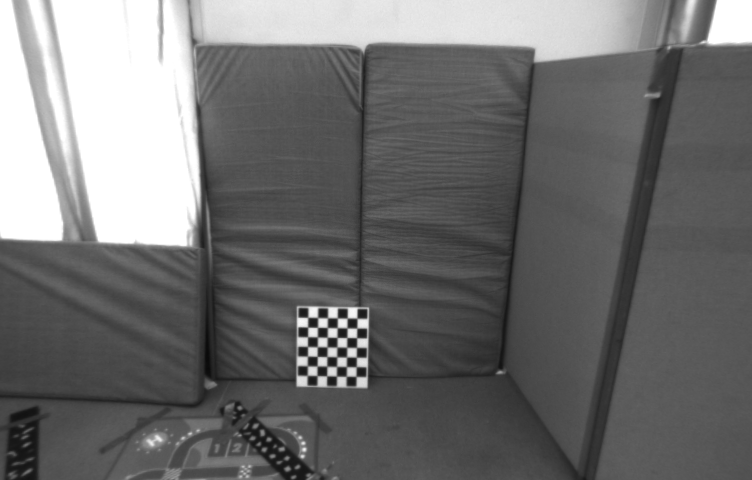
#> input picture labSession4/image1.png, 752 x 480 px
$ python bundleAdjustment.py
#> lines starting #> are read from the running program, lines starting #| are printed output that depends on the picture
from plotData import *
from scipy.linalg import expm, logm
import math
import scipy.optimize as scOptim
from plotGroundTruth import plotResidual

def crossMatrixInv(M):
    x = [M[2,1],M[0,2],M[1,0]]
    return x

# [164 lines left out: functions crossMatrix, translationToAngle, angleToTranslation, codeOp, decodeOp, makePfromT and 3 more, not called in this run]

if __name__ == '__main__':
    np.set_printoptions(precision=4,linewidth=1024,suppress=True)

    # Read the images
    path_image_1 = 'image1.png'
    path_image_2 = 'image2.png'
    path_image_3 = 'image3.png'
    image_pers_1 = cv2.imread(path_image_1)
#> image_pers_1 is the input picture: shape (480, 752, 3); min 10, max 255, mean 111.4
    image_pers_2 = cv2.imread(path_image_2)
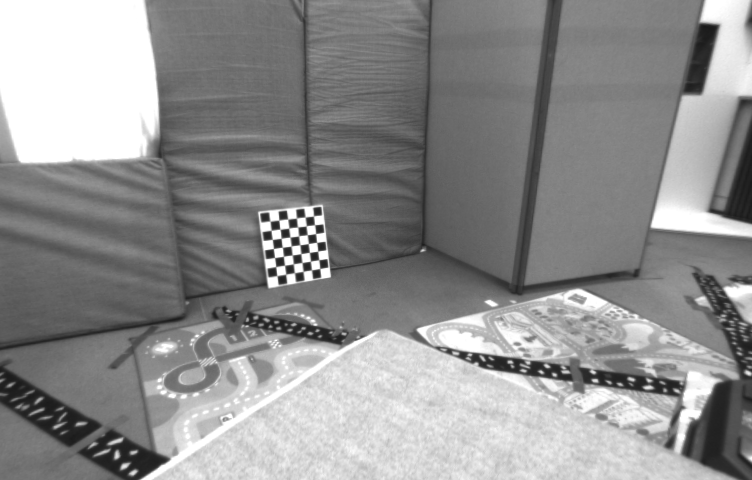
#> input picture labSession4/image2.png, 752 x 480 px
#> image_pers_2 is the input picture: shape (480, 752, 3); min 25, max 255, mean 143.5
    image_pers_3 = cv2.imread(path_image_3)
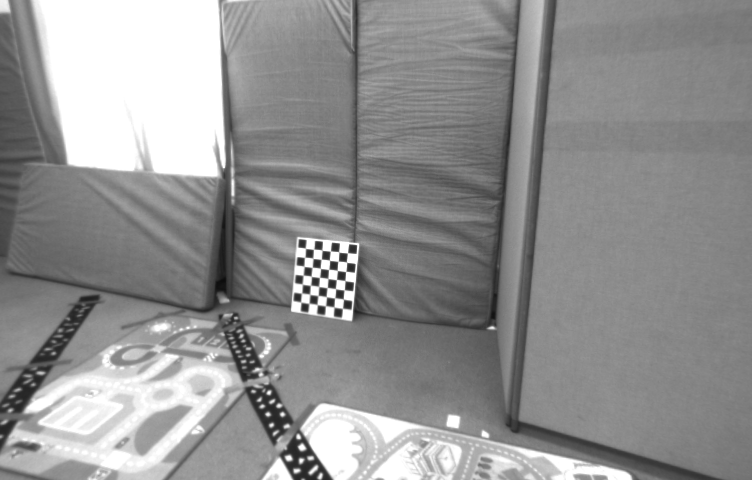
#> input picture labSession4/image3.png, 752 x 480 px
#> image_pers_3 is the input picture: shape (480, 752, 3); min 11, max 255, mean 145.7

    # Calibration
#> (the run stopped early here; a loop or call above may not have finished)
